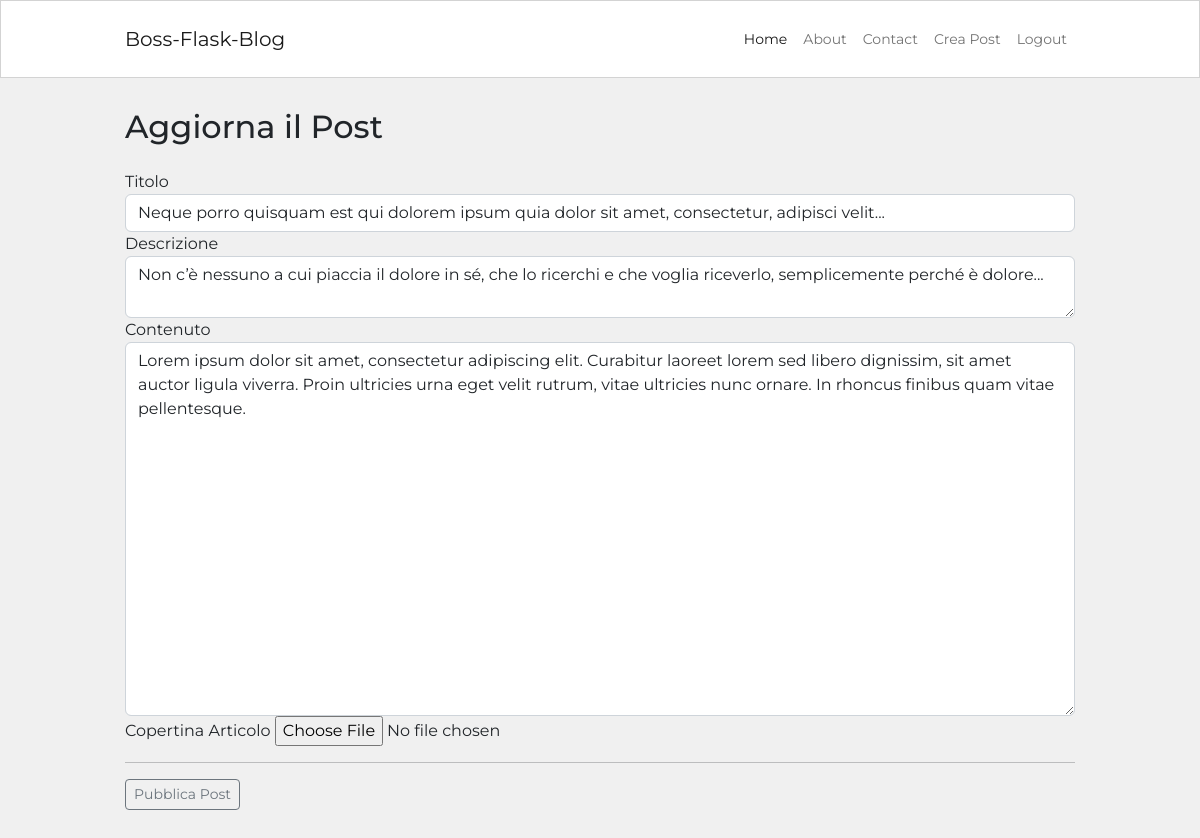
Page /posts/2/update (signed in) on the committed database.
### blog/models.py (models this page shows, shortened)
class Post(db.Model):
  id = db.Column(db.Integer, primary_key=True)
  user_id = db.Column(db.Integer, db.ForeignKey('user.id'), nullable=False)
  created_at = db.Column(db.DateTime, default=datetime.now)
  title = db.Column(db.String(120), nullable=False)
  description = db.Column(db.String(240))
  body = db.Column(db.Text(), nullable=False)
  slug = db.Column(db.String(250))
  image = db.Column(db.String(120))

### blog/routes.py (the view)
@app.route("/posts/<int:post_id>/update", methods=["GET", "POST"])
@login_required
def post_update(post_id):
  post_instance = Post.query.get_or_404(post_id)
  if post_instance.author != current_user:
    abort(403)
  form = PostForm()
  if form.validate_on_submit():
    post_instance.title = form.title.data
    post_instance.description = form.description.data
    post_instance.body = form.body.data
    if form.image.data:
      try:
        image = save_picture(form.image.data)
        post_instance.image = image
      except Exception:
        db.session.commit()
        flash("C'è stato un problema con l'upload dell'immagine. Cambia Immagine e riprova")
        return redirect(url_for('post_update',post_id=post_instance.id))
    db.session.commit()
    return redirect(url_for('post_detail', post_slug=post_instance.slug))
  elif request.method == "GET":
    form.title.data = post_instance.title
    form.description.data = post_instance.description
    form.body.data = post_instance.body
  return render_template("post_editor.html", form=form)

### blog/forms.py
class PostForm(FlaskForm):
    title = StringField('Titolo',
      validators = [DataRequired("Campo Obbligatorio"), Length(min=3, max=120, message="Assicurati che il titolo abbia tra i 3 ed i 120 caratteri")])
    description = TextAreaField('Descrizione',
      validators=[Length(max=240, message="Assicurati che la descrizione non superi i 240 caratteri")])
    body = TextAreaField('Contenuto',
      validators=[DataRequired("Campo Obbligatorio")])
    image = FileField('Copertina Articolo',
        validators=[FileAllowed(['jpg', 'jpeg', 'png'])])
    submit = SubmitField('Pubblica Post')

### blog/models.py (called while the page is built)
@login_manager.user_loader
def load_user(id):
  return User.query.get(int(id))

### blog/templates/post_editor.html (shortened to what this page needs)
{% extends 'base.html' %}
{% block content %}
<div class="container content-container">
  {% if request.path == "/create-post" %}
  <h2>Crea un nuovo Post</h2>
  {% else %}
  <h2>Aggiorna il Post</h2>
  {% endif %}
  <div class="row no-gutters">
    <div class="col">
      <form method="POST" enctype="multipart/form-data" novalidate>
        <div class="form-group">
          {{ form.title.label }}
          {{ form.title(class="form-control") }}
        </div>
        <div class="form-group">
          {{ form.description.label }}
          {{ form.description(class="form-control") }}
        </div>
        <div class="form-group">
          {{ form.body.label }}
          {{ form.body(class="form-control", rows=15) }}
        </div>
        <div class="form-group">
          {{ form.image.label }}
          {{ form.image(class="form-control-file") }}
        </div>
        <hr>
        {{ form.submit(class="btn btn-sm btn-outline-secondary") }}
      </form>
    </div>
  </div>
</div>
{% endblock %}

### blog/static/blog.css (style rules this page uses)
html, body { font-family: 'Montserrat', sans-serif; background-color: #f0f0f0; }
.content-container { max-width: 950px; margin-top: 30px; margin-bottom: 30px; padding: 0px; }

### rows in the picture
Post: title "Neque porro quisquam est qui dolorem ipsum quia dolor sit amet, consectetur, adipisci velit...", description "Non c’è nessuno a cui piaccia il dolore in sé, che lo ricerchi e che voglia riceverlo, semplicemente perché è dolore...", body "Lorem ipsum dolor sit amet, consectetur adipiscing elit. Curabitur laoreet lorem sed libero dignissim, sit amet auctor ligula viverra. Proin ultricies urna eget velit rutrum, vitae ultricies nunc ornare. In rhoncus finibus quam vitae pellentesque."
